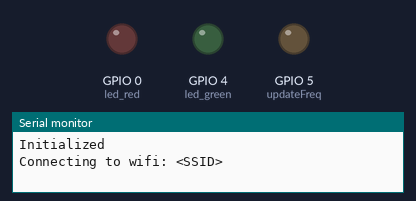
Simulated run of this sketch. Board: ESP8266 (NodeMCU). Parts: output pins drawn as LEDs (lit = HIGH), the last lines printed to the serial monitor. WiFi joins after 1.5 s; servers stay silent unless stated; uploads are accepted with an empty reply.

Above: at 0.1 s.
At 1.8 s:
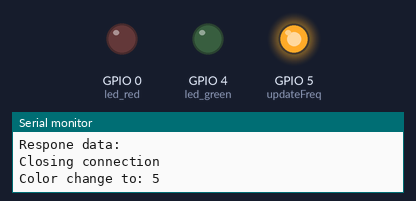
Timing chart, 0 to 3.3 s (numbered marks = the images above):
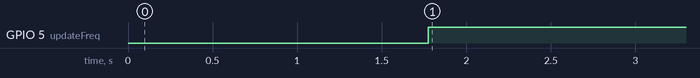

The sketch:

stock-station.ino
```cpp
#include <Ticker.h>
#include <ESP8266WiFi.h>
#include "StockClinet.h"
#include "LedConctrol.h"

StockClinet stock;
LedConctrol led;
Ticker stockUpdateTicker;
Ticker ledBlinkTicker;


// your network SSID (name)
char ssid[] = "<SSID>";
// your network password
char pass[] = "<PASSWORD>";

// initializing the system status
int gStatus = 99;
// update count <for debug>
int updateCount = 0;
// update frequency (second)
int updateFreq = 5;

// ticker trigger
bool readyForStockUpdate = true;
bool readyForledBlink = false;

// temporary variable
int tmp_stock_status;
int tmp_led_color;
float tmp_led_blink;

// ticker callback
void stockUpdateTickerCallback() {
  readyForStockUpdate = true;
}
void ledBlinkTickerCallback() {
  led.blinkAction();
}


/* main function */
void setup() {
  Serial.begin(115200);
  Serial.println();
  Serial.println();

  led.initialize();

  // start connecting to WiFi network
  Serial.print("Connecting to wifi: ");
  Serial.println(ssid);
  WiFi.begin(ssid, pass);

  while (WiFi.status() != WL_CONNECTED) {
    delay(500);
    Serial.print(".");
  }
  Serial.println("");

  Serial.println("WiFi connected");
  Serial.println("IP address: ");
  Serial.println(WiFi.localIP());

  // update the stock data
  stockUpdateTicker.attach(updateFreq, stockUpdateTickerCallback);
}


void loop() {
  if (readyForStockUpdate) {
    readyForStockUpdate = false;

    // print the log <for debug>
    if(updateCount < 32000){ updateCount++; };
    Serial.print("Update count: ");
    Serial.println(updateCount++);
    Serial.print("Free heap: ");
    Serial.println(ESP.getFreeHeap());

    // change LED status
    tmp_stock_status = stock.updateStockData();
    if (gStatus != tmp_stock_status) {
      gStatus = tmp_stock_status;
      tmp_led_color = led.getCurrentColor(tmp_stock_status);
      tmp_led_blink = led.getCurrentBlink(tmp_stock_status);
      if (tmp_led_blink == 0) {
        ledBlinkTicker.detach();
        led.colorAction(tmp_led_color);
      } else {
        led.colorAction(tmp_led_color);
        ledBlinkTicker.attach(tmp_led_blink, ledBlinkTickerCallback);
      }
    }
  }
}
```

LedConctrol.cpp
```cpp
#include "LedConctrol.h"

// get current color
int LedConctrol::getCurrentColor(int stockStatus) {
    if(stockStatus > 0){
        color = led_red;
    }else if(stockStatus < 0){
        color = led_green;
    }else if(stockStatus == 0){
        color = led_blue;
    }
    return color;
}

// get current blink frequency
float LedConctrol::getCurrentBlink(int stockStatus) {
    int range = abs(stockStatus);
    if(range == 1){
        blink = 0;
    }else if(range == 2){
        blink = 0.5;
    }else if(range == 3){
        blink = 0.05;
    }
    return blink;
}

// initialization
void LedConctrol::initialize() {
    pinMode(led_red, OUTPUT);
    pinMode(led_green, OUTPUT);
    pinMode(led_blue, OUTPUT);
    digitalWrite(led_red, 0);
    digitalWrite(led_green, 0);
    digitalWrite(led_blue, 0);
    Serial.println("Initialized");
}

// change color
void LedConctrol::colorAction(int color){
    digitalWrite(led_red, 0);
    digitalWrite(led_green, 0);
    digitalWrite(led_blue, 0);
    digitalWrite(color, 1);
    Serial.print("Color change to: ");
    Serial.println(color);
}

// change blink frequency
void LedConctrol::blinkAction(){
    int ledStatus = digitalRead(color);
    digitalWrite(color, !ledStatus);
}
```

LedConctrol.h
```cpp
#include <Arduino.h>

class LedConctrol {
  private:
    int color;
    float blink = 0;
    // Set LED color gpio ID
    // gpio D1 is 5, gpio D2 is 4, gpio D3 is 0
    const int led_red = 0;
    const int led_green = 4;
    const int led_blue = 5;

  public:
    int getCurrentColor(int stockStatus);
    float getCurrentBlink(int stockStatus);
    void initialize();
    void colorAction(int color);
    void blinkAction();
};
```

StockClinet.cpp
```cpp
#include "StockClinet.h"

// create a http request
int StockClinet::updateStockData() {
  WiFiClient client;
  if (!client.connect(httpHost, httpPort)) {
    Serial.println("Connection failed");
    return status;
  }

  Serial.println("Connected to: " + httpHost_str + ':' + httpPort);

  client.print("GET " + query);
  client.println(" HTTP/1.1\r\n");
  client.println("Host: localhost\r\n");
  client.println("Connection: close\r\n");
  client.println();

  int tryCount = 0;
  //   wait for the result
  while (!client.available() && tryCount < 5) {
    delay(100);
    tryCount++;
  }

  while (client.available()) {
    getKey(client.readStringUntil('\n'));
  }

  Serial.println();
  Serial.println("Closing connection");
  Serial.println();
  return status;
}

// parse the string of result
void StockClinet::getKey(String line) {
    Serial.print("Respone data: ");
    Serial.println(line);
    if (line.indexOf("var") != -1) {
        char *cstr = new char[line.length() + 1];
        strcpy(cstr, line.c_str());
        char *token = strtok(cstr, ",");
        for(int readKeyPosition=1; readKeyPosition<4; readKeyPosition++ ){
            token = strtok(NULL, ",");
            if(readKeyPosition == 1){
                todayStart = atof(token);
            }else if(readKeyPosition == 2){
                yesterdayEnd = atof(token);
            }else if(readKeyPosition == 3){
                current = atof(token);
            }
        }
        if(yesterdayEnd != 0 && current !=0){
            percentage = (current - yesterdayEnd)/yesterdayEnd*100;
            Serial.print("Percentage: ");
            Serial.println(percentage);
        }
        if(percentage != NULL) {
            if(percentage == 0){
                status = 0;
            }else if(percentage > 0 && percentage < 2){
                status = 1;
            }else if(percentage >= 2 && percentage < 4){
                status = 2;
            }else if(percentage >=4 ){
                status = 3;
            }else if(percentage < 0 && percentage > -2){
                status = -1;
            }else if(percentage <= -2 && percentage > -4){
                status = -2;
            }else if(percentage <= -4){
                status = -3;
            }
        }
        delete [] cstr;
    }
}


// gets the internal variables <for debug>
float StockClinet::getTodayStart() {
  return todayStart;
}
float StockClinet::getYesterdayEnd() {
  return todayStart;
}
float StockClinet::getCurrent() {
  return current;
}
float StockClinet::getPercentage() {
  return percentage;
}
int StockClinet::getStatus() {
  return status;
}
```

StockClinet.h
```cpp
#include <Arduino.h>
#include <ESP8266WiFi.h>

class StockClinet {
  private:
    // this example using Sina(www.sina.com) stock api, which returned a String result
    // sh000001 (SSE Composite Index)
    const int httpPort = 80;
    const char *httpHost = "hq.sinajs.cn";
    String query = "/list=sh000001";
    String httpHost_str = httpHost;

    int status = 0;
    float todayStart, yesterdayEnd, current, percentage;

  public:
    int updateStockData();
    void getKey(String line);

    int getStatus();
    float getTodayStart();
    float getYesterdayEnd();
    float getCurrent();
    float getPercentage();
};
```

Measured:
- by itself, GPIO 5 (updateFreq): LOW → HIGH at 1.8 s
